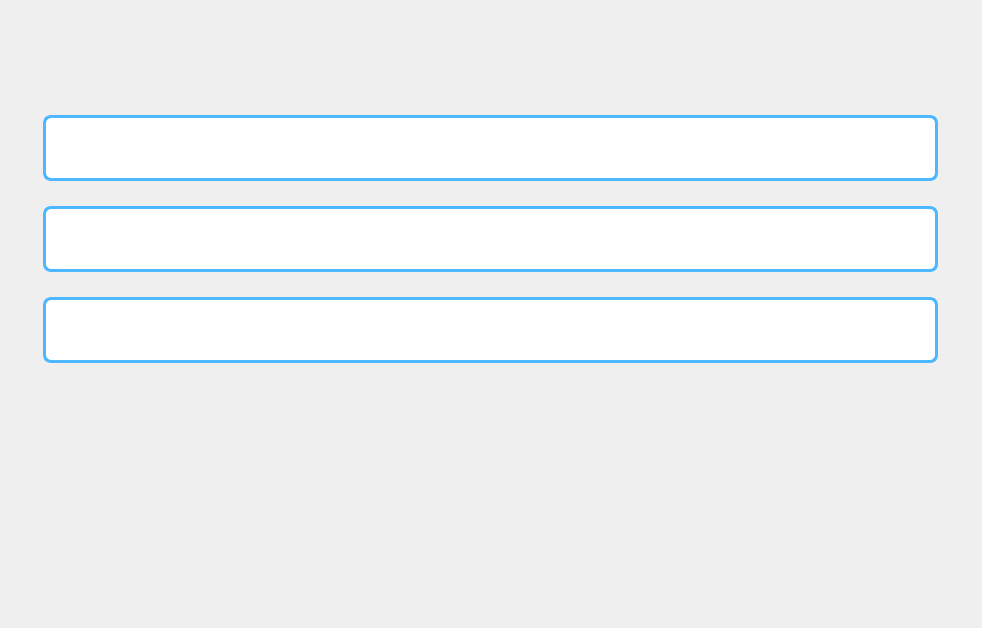
<?xml version="1.0" encoding="UTF-8"?>
<ui version="4.0">
 <class>TrainAddWindow</class>
 <widget class="QWidget" name="TrainAddWindow">
  <property name="geometry">
   <rect>
    <x>0</x>
    <y>0</y>
    <width>982</width>
    <height>628</height>
   </rect>
  </property>
  <property name="windowTitle">
   <string>Form</string>
  </property>
  <widget class="QLabel" name="label">
   <property name="geometry">
    <rect>
     <x>0</x>
     <y>0</y>
     <width>982</width>
     <height>628</height>
    </rect>
   </property>
   <property name="text">
    <string/>
   </property>
   <property name="pixmap">
    <pixmap resource="resources.qrc">:/addWindow.png</pixmap>
   </property>
  </widget>
  <widget class="QPushButton" name="pushButton_3">
   <property name="geometry">
    <rect>
     <x>934</x>
     <y>14</y>
     <width>17</width>
     <height>17</height>
    </rect>
   </property>
   <property name="styleSheet">
    <string notr="true">border-radius: 20px; </string>
   </property>
   <property name="text">
    <string/>
   </property>
   <property name="icon">
    <iconset resource="resources.qrc">
     <normaloff>:/swapIcon.png</normaloff>:/swapIcon.png</iconset>
   </property>
   <property name="iconSize">
    <size>
     <width>17</width>
     <height>17</height>
    </size>
   </property>
  </widget>
  <widget class="QPushButton" name="pushButton_2">
   <property name="geometry">
    <rect>
     <x>958</x>
     <y>14</y>
     <width>17</width>
     <height>17</height>
    </rect>
   </property>
   <property name="styleSheet">
    <string notr="true">border-radius: 20px; </string>
   </property>
   <property name="text">
    <string/>
   </property>
   <property name="icon">
    <iconset resource="resources.qrc">
     <normaloff>:/closeIcon.png</normaloff>:/closeIcon.png</iconset>
   </property>
   <property name="iconSize">
    <size>
     <width>17</width>
     <height>17</height>
    </size>
   </property>
  </widget>
  <widget class="QLineEdit" name="lineEdit">
   <property name="geometry">
    <rect>
     <x>43</x>
     <y>115</y>
     <width>895</width>
     <height>66</height>
    </rect>
   </property>
   <property name="font">
    <font>
     <family>Karla</family>
     <pointsize>16</pointsize>
    </font>
   </property>
   <property name="styleSheet">
    <string notr="true">QLineEdit {
    border: 3px solid #4DB8FF;
    border-radius: 8px;
    gridline-color: #6D55FF;
    background-color: white;	
	color: black;
	font-size: 16pt;
	padding-left: 10px;
	font-family: Karla;
}
</string>
   </property>
  </widget>
  <widget class="QLineEdit" name="lineEdit_2">
   <property name="geometry">
    <rect>
     <x>43</x>
     <y>206</y>
     <width>895</width>
     <height>66</height>
    </rect>
   </property>
   <property name="styleSheet">
    <string notr="true">QLineEdit {
    border: 3px solid #4DB8FF;
    border-radius: 8px;
    gridline-color: #6D55FF;
    background-color: white;	
	color: black;
	font-size: 16pt;
	padding-left: 10px;
	font-family: Karla;
}</string>
   </property>
  </widget>
  <widget class="QLineEdit" name="lineEdit_3">
   <property name="geometry">
    <rect>
     <x>43</x>
     <y>297</y>
     <width>895</width>
     <height>66</height>
    </rect>
   </property>
   <property name="styleSheet">
    <string notr="true">QLineEdit {
    border: 3px solid #4DB8FF;
    border-radius: 8px;
    gridline-color: #6D55FF;
    background-color: white;	
	color: black;
	font-size: 16pt;
	padding-left: 10px;
	font-family: Karla;
}

</string>
   </property>
  </widget>
  <widget class="QPushButton" name="pushButton_9">
   <property name="geometry">
    <rect>
     <x>371</x>
     <y>476</y>
     <width>240</width>
     <height>82</height>
    </rect>
   </property>
   <property name="styleSheet">
    <string notr="true">border-radius: 20px; </string>
   </property>
   <property name="text">
    <string/>
   </property>
   <property name="icon">
    <iconset resource="resources.qrc">
     <normaloff>:/appendAdminButton_1.png</normaloff>:/appendAdminButton_1.png</iconset>
   </property>
   <property name="iconSize">
    <size>
     <width>240</width>
     <height>82</height>
    </size>
   </property>
  </widget>
 </widget>
 <resources>
  <include location="resources.qrc"/>
 </resources>
 <connections/>
</ui>
